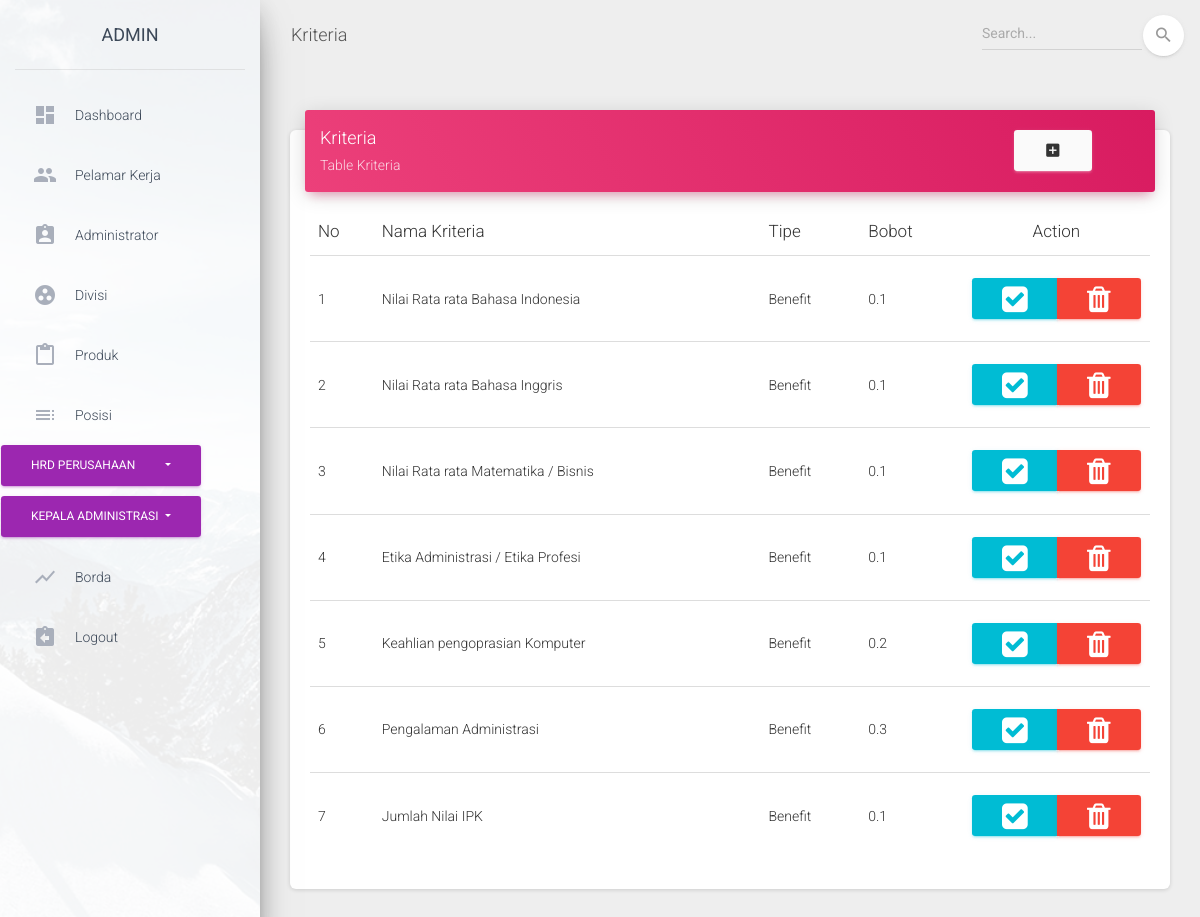
Screenshot of /index.php/kriteria2 with the database file from the repository.
### tables this page shows
CREATE TABLE `kriteria2` (
  `id_kriteria` int(11) NOT NULL,
  `nama_kriteria` varchar(255) NOT NULL,
  `tipe` varchar(50) NOT NULL,
  `bobot` float NOT NULL
);

### application/controllers/Kriteria2.php (called while the page is built, shortened)
<?php
class Kriteria2 extends CI_Controller {
		public function __construct(){
			$this->load->helper('url','form');
			$this->load->library('form_validation');
			$this->load->model('kriteria_model2');
		}
		public function index()
		{
			$object['kriteria_object']=$this->kriteria_model2->getDataKriteria();
			$this->load->view('admin/kriteria2/template/header');
			$this->load->view('admin/kriteria2/kriteria',$object);
			$this->load->view('admin/kriteria2/template/footer');
		}
}
?>

### index.php (called while the page is built, shortened)
<?php
require_once BASEPATH.'core/CodeIgniter.php';

### application/models/Kriteria_model2.php (called while the page is built, shortened)
<?php
class Kriteria_model2 extends CI_Model
{
	public function getDataKriteria()
	{
		$this->db->order_by("id_kriteria","asc");
		$query=$this->db->get('kriteria2');
		return $query->result();
	}
}
?>

### application/views/admin/kriteria2/kriteria.php (the view, shortened to what this page needs)
<div class="content">
      <div class="container-fluid">
          <div class="row">
          <div class="col-md-12">
              <div class="card">
                <div class="card-header card-header-rose">
                  <div class="row">
                    <div class="col-md-10">
                  <h4 class="card-title ">Kriteria</h4>
                  <p class="card-category">Table Kriteria</p>
                  </div>
                  <div class="col-xs-2">
                    <a href="<?= base_url('index.php/Kriteria2/create')?>" rel="tooltip" title="Tambah Data" class="btn btn-secondary">
                      <i class="material-icons">add_box</i>
                    </a>
                  </div>
                </div>
              </div>
                <div class="card-body">
                  <div class="table-responsive">
                    <table class="table table-hover" id="example">
                                <thead>
                                    <tr>
                                        <th>No</th>
                                        <th>Nama Kriteria</th>
                                        <th>Tipe</th>
                                        <th>Bobot</th>
                                        <th width="10%"><center>Action</center></th>
                                    </tr>
                                </thead>
                                <tbody>
                                <?php $i=1;
                                 foreach ($kriteria_object as $key) { ?>
                                    <tr>
                                        <td><?php echo $i++?></td>
                                        <td><?php echo $key->nama_kriteria ?></td>
                                        <td><?php echo $key->tipe ?></td>
                                        <td><?php echo $key->bobot ?></td>
                                        <td>
                                         <div class="btn-group">
                                            <a href="<?php echo site_url('Kriteria2/update/').$key->id_kriteria ?>" class="btn btn-info"><i class="fa fa-check-square" style="font-size:30px"></i></a>
                                            <a href="<?php echo site_url('Kriteria2/delete/').$key->id_kriteria ?>" class="btn btn-danger" onClick="return confirm('Apakah Anda Yakin?')"><i class="fa fa-trash" style="font-size:30px"></i></a>
                                         </div>
                                        </td>
                                    </tr>
                                <?php } ?>
                                </tbody>
                            </table>
                  </div>
                </div>
              </div>
            </div>
            </div>
          </div>
        </div>
      </div>

### rows the page displays
kriteria2: nama_kriteria "Nilai Rata rata Bahasa Indonesia", tipe "Benefit", bobot "0.1"
kriteria2: nama_kriteria "Nilai Rata rata Bahasa Inggris", tipe "Benefit", bobot "0.1"
kriteria2: nama_kriteria "Nilai Rata rata Matematika / Bisnis", tipe "Benefit", bobot "0.1"
kriteria2: nama_kriteria "Etika Administrasi / Etika Profesi", tipe "Benefit", bobot "0.1"
kriteria2: nama_kriteria "Keahlian pengoprasian Komputer", tipe "Benefit", bobot "0.2"
kriteria2: nama_kriteria "Pengalaman Administrasi", tipe "Benefit", bobot "0.3"
kriteria2: nama_kriteria "Jumlah Nilai IPK", tipe "Benefit", bobot "0.1"
